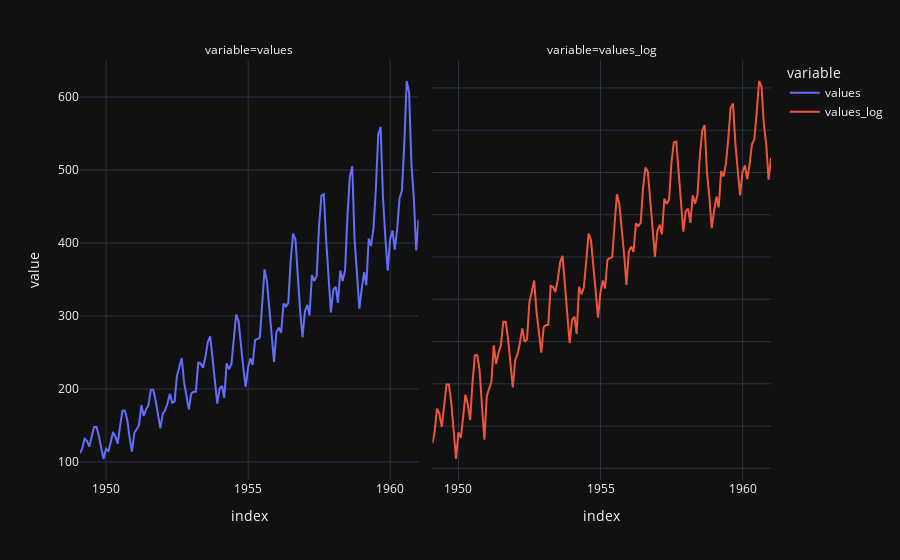

The notebook cell saved with this chart:
### Code cell
fig = df.plot(facet_col='variable')
fig.update_yaxes(matches=None)

### Figure 1 — Plotly figure (JSON) as saved in the notebook; plotly's stock layout.template omitted (floating-point values rounded to 4 significant figures; data arrays with more than 128 entries replaced by an {"elided": "..."} marker saying what was removed)
{"data": [{"hovertemplate": "variable=values<br>index=%{x}<br>value=%{y}<extra></extra>", "legendgroup": "values", "line": {"color": "#636efa", "dash": "solid"}, "marker": {"symbol": "circle"}, "mode": "lines", "name": "values", "orientation": "v", "showlegend": true, "type": "scatter", "x": {"elided": "144 str values"}, "xaxis": "x", "y": {"elided": "144 int values"}, "yaxis": "y"}, {"hovertemplate": "variable=values_log<br>index=%{x}<br>value=%{y}<extra></extra>", "legendgroup": "values_log", "line": {"color": "#EF553B", "dash": "solid"}, "marker": {"symbol": "circle"}, "mode": "lines", "name": "values_log", "orientation": "v", "showlegend": true, "type": "scatter", "x": {"elided": "144 str values"}, "xaxis": "x2", "y": {"elided": "144 float values"}, "yaxis": "y2"}], "layout": {"annotations": [{"font": {}, "showarrow": false, "text": "variable=values", "x": 0.245, "xanchor": "center", "xref": "paper", "y": 1, "yanchor": "bottom", "yref": "paper"}, {"font": {}, "showarrow": false, "text": "variable=values_log", "x": 0.755, "xanchor": "center", "xref": "paper", "y": 1, "yanchor": "bottom", "yref": "paper"}], "legend": {"title": {"text": "variable"}, "tracegroupgap": 0}, "margin": {"t": 60}, "xaxis": {"anchor": "y", "domain": [0, 0.49], "title": {"text": "index"}}, "xaxis2": {"anchor": "y2", "domain": [0.51, 1], "matches": "x", "title": {"text": "index"}}, "yaxis": {"anchor": "x", "domain": [0, 1], "title": {"text": "value"}}, "yaxis2": {"anchor": "x2", "domain": [0, 1], "showticklabels": false}}}
